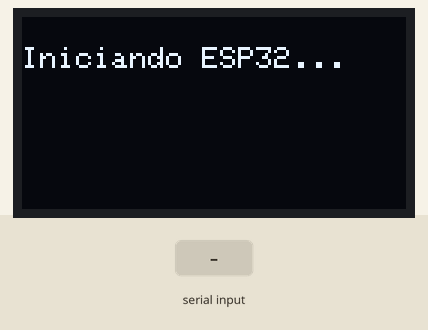
This sketch was run on a simulated ESP32. On the bench: 128×64 one-colour display. Inputs (shaded band) come from the test bench. WiFi joins after 1.5 s; servers stay silent unless stated; the modem accepts every AT command (registered, SIM ready, sends succeed) and sends nothing else; what the sketch prints to the serial monitor is not drawn.

Above: at 0.1 s.
At 2.7 s:
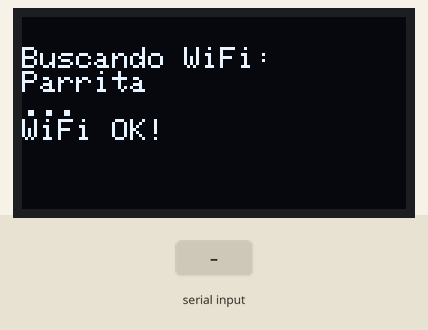
At 5.4 s:
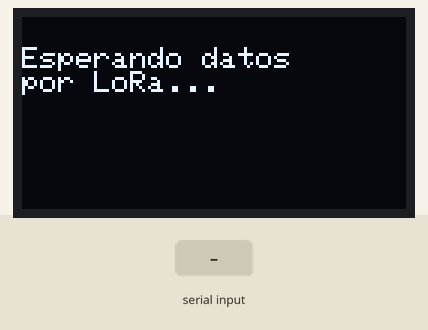
5.5 s: "+RCV=\n" received over the second serial link
7.0 s: "+rcv=\n" received over the second serial link
8.5 s: "90,45\n" received over the second serial link
Timing chart, 0 to 11.5 s (numbered marks = the images above; inputs shaded):
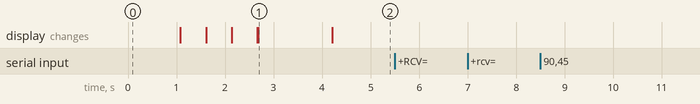

The sketch:

sketch_sep27c.ino
```cpp
#include <Wire.h>
#include <Adafruit_GFX.h>
#include <Adafruit_SSD1306.h>
#include <WiFi.h>

// ===== LIBRERÍAS FIREBASE =====
#include <Firebase_ESP_Client.h>
#include "addons/TokenHelper.h"
#include "addons/RTDBHelper.h"

#define SLAVE_ID 1

// ===== CREDENCIALES WiFi =====
const char* ssid = "Parrita";
const char* password = "12345678";

// ===== CREDENCIALES FIREBASE =====
#define API_KEY "AIzaSyDgqpgCavtbKBqSFUbAYOzMpQeZdSlQPDY"
#define DATABASE_URL "monitoreo-lora-default-rtdb.firebaseio.com"

// Objetos de Firebase
FirebaseData fbdo;
FirebaseAuth auth;
FirebaseConfig config;
bool signupOK = false;

// ===== OLED (Pines de pantalla I2C) =====
#define SCREEN_WIDTH 128
#define SCREEN_HEIGHT 64
#define OLED_RESET -1

#define SDA_PIN 13
#define SCL_PIN 14

Adafruit_SSD1306 display(SCREEN_WIDTH, SCREEN_HEIGHT, &Wire, OLED_RESET);

// ===== LoRa UART (RX=GPIO16, TX=GPIO17) =====
HardwareSerial lora(2);
unsigned long lastQuery = 0;
const unsigned long interval = 7000;  // Consulta LoRa cada 7s

// ===== Temporización Firebase, WiFi y Variables Globales =====
unsigned long lastFirebaseUpdate = 0;
const unsigned long firebaseInterval = 10000; // Subir datos cada 10s

unsigned long lastWiFiCheck = 0;
const unsigned long wifiCheckInterval = 10000; // Intentar reconectar WiFi cada 10s si se cae

float ultimaTemperatura = 0.0;
int ultimoRSSI = -80;

// ===== VARIABLES DE TIMEOUT (DESCONEXIÓN) =====
unsigned long lastSuccessfulRead = 0;
const unsigned long timeoutEsclavo = 15000; // 15s sin respuesta = Desconectado

// ===== CRC16 MODBUS =====
uint16_t modbusCRC(uint8_t *buf, int len) {
  uint16_t crc = 0xFFFF;
  for (int pos = 0; pos < len; pos++) {
    crc ^= (uint16_t)buf[pos];
    for (int i = 0; i < 8; i++) {
      if (crc & 0x0001) { crc >>= 1; crc ^= 0xA001; }
      else { crc >>= 1; }
    }
  }
  return crc;
}

void mostrarTemperatura(float temp) {
  display.clearDisplay();
  display.setTextSize(2);
  display.setTextColor(SSD1306_WHITE);
  display.setCursor(10, 10);
  display.print("Temp:");
  display.setTextSize(3);
  display.setCursor(10, 35);
  display.print(temp);
  display.print("C");

  // Opcional: Mostrar un pequeño indicador visual si hay WiFi
  if(WiFi.status() == WL_CONNECTED) {
    display.setTextSize(1);
    display.setCursor(110, 0);
    display.print("Wi");
  }

  display.display();
}

void mostrarErrorConexion() {
  display.clearDisplay();
  display.setTextSize(2);
  display.setTextColor(SSD1306_WHITE);
  display.setCursor(10, 10);
  display.print("ERROR:");
  display.setTextSize(1);
  display.setCursor(10, 40);
  display.print("Esclavo Desconectado");
  display.display();
}

void enviarConsulta() {
  uint8_t frame[8];

  frame[0] = SLAVE_ID;
  frame[1] = 0x03;
  frame[2] = 0x00;
  frame[3] = 0x00;
  frame[4] = 0x00;
  frame[5] = 0x01;

  uint16_t crc = modbusCRC(frame, 6);
  frame[6] = crc & 0xFF;
  frame[7] = crc >> 8;

  String payload = "";
  for (int i = 0; i < 8; i++) {
    if (frame[i] < 16) payload += "0";
    payload += String(frame[i], HEX);
  }

  // Se envía el comando AT con fin de línea estricto \r\n
  String cmd = "AT+SEND=" + String(SLAVE_ID) + "," +
               String(payload.length()) + "," + payload;

  lora.print(cmd + "\r\n");
  Serial.println("Consulta enviada a Esclavo LoRa: " + cmd);
}

void procesarRespuesta(String line) {
  int first = line.indexOf(',');
  int second = line.indexOf(',', first + 1);
  int third = line.indexOf(',', second + 1);
  int fourth = line.indexOf(',', third + 1);

  String dataHex = line.substring(second + 1, third);

  if(third != -1 && fourth != -1) {
    ultimoRSSI = line.substring(third + 1, fourth).toInt();
  }

  int len = dataHex.length() / 2;
  uint8_t frame[64];

  for (int i = 0; i < len; i++) {
    String byteStr = dataHex.substring(i * 2, i * 2 + 2);
    frame[i] = strtol(byteStr.c_str(), NULL, 16);
  }

  uint16_t crcRx = frame[len - 2] | (frame[len - 1] << 8);
  uint16_t crcCalc = modbusCRC(frame, len - 2);

  if (crcRx != crcCalc) {
    Serial.println("CRC ERROR - Trama corrupta");
    return;
  }

  if (frame[1] == 0x03 && frame[2] == 0x02) {
    // --------------------------------------------------------
    // LECTURA DIRECTA DE TEMPERATURA (SIN SUMAR NADA ADICIONAL)
    // --------------------------------------------------------
    uint16_t temp = (frame[3] << 8) | frame[4];
    float tempC = temp / 10.0; // Deshace la multiplicación del esclavo tal cual

    Serial.print(">>>> TEMPERATURA RECIBIDA: "); Serial.print(tempC);
    Serial.print(" °C | RSSI: "); Serial.print(ultimoRSSI); Serial.println(" dBm");

    mostrarTemperatura(tempC);
    ultimaTemperatura = tempC;

    lastSuccessfulRead = millis();
  }
}

void setup() {
  Serial.begin(115200);

  // 1. Iniciar OLED en SDA=13, SCL=14
  Wire.begin(SDA_PIN, SCL_PIN);
  if (!display.begin(SSD1306_SWITCHCAPVCC, 0x3C)) {
    Serial.println("Fallo al iniciar OLED");
    while (true);
  }

  // 2. Mensaje de bienvenida
  display.clearDisplay();
  display.setTextSize(1);
  display.setTextColor(SSD1306_WHITE);
  display.setCursor(0, 10);
  display.println("Iniciando ESP32...");
  display.display();
  delay(1000);

  // 3. Conectar a WiFi de manera no bloqueante
  display.clearDisplay();
  display.setCursor(0, 10);
  display.println("Buscando WiFi:");
  display.println(ssid);
  display.display();

  WiFi.mode(WIFI_STA);
  WiFi.begin(ssid, password);
  Serial.print("Intentando conexion WiFi inicial ");

  // Solo esperamos 5 segundos (10 intentos) para no detener la ejecución si no hay red
  int intentos = 0;
  while (WiFi.status() != WL_CONNECTED && intentos < 10) {
    delay(500);
    Serial.print(".");
    display.print(".");
    display.display();
    intentos++;
  }

  if (WiFi.status() == WL_CONNECTED) {
    Serial.println("\nWiFi Conectado!");
    display.println("\nWiFi OK!");
    display.display();
    delay(1500);
  } else {
    Serial.println("\nSin WiFi. Iniciando en modo Local...");
    display.println("\nSin WiFi! (Local)");
    display.display();
    delay(1500);
  }

  // 4. Configurar Firebase (Se configura sin importar si hay WiFi o no)
  Serial.println("Configurando Firebase...");
  config.api_key = API_KEY;
  config.database_url = DATABASE_URL;

  config.signer.test_mode = true;
  signupOK = true;
  config.token_status_callback = tokenStatusCallback;
  Firebase.begin(&config, &auth);

  // Le dice a Firebase que se recupere solo cuando el WiFi vuelva a estar disponible
  Firebase.reconnectWiFi(true);

  // 5. Configurar LoRa UART (RX=16, TX=17) a 9600 baudios
  lora.begin(9600, SERIAL_8N1, 16, 17);

  lastSuccessfulRead = millis();

  // 6. Pantalla lista
  display.clearDisplay();
  display.setCursor(0, 10);
  display.println("Esperando datos");
  display.println("por LoRa...");
  display.display();
}

void loop() {

  // === 1. TAREA DE RECONEXIÓN WIFI EN SEGUNDO PLANO ===
  if (WiFi.status() != WL_CONNECTED && (millis() - lastWiFiCheck > wifiCheckInterval)) {
    lastWiFiCheck = millis();
    Serial.println("Reintentando conexion WiFi...");
    WiFi.reconnect(); // Esto reintenta conectar sin bloquear el código
  }

  // === 2. TAREA: ENVIAR CONSULTA MODBUS ===
  if (millis() - lastQuery > interval) {
    lastQuery = millis();
    enviarConsulta();
  }

  // === 3. TAREA: ESCUCHAR Y PROCESAR LORA ===
  while (lora.available()) {
    String line = lora.readStringUntil('\n');
    line.trim();

    if (line.length() > 0) {
      Serial.println("LoRa Escucho: " + line);
      if (line.startsWith("+RCV=") || line.startsWith("+rcv=")) {
        procesarRespuesta(line);
      }
    }
  }

  // === 4. TAREA: ENVIAR DATOS A FIREBASE (SOLO SI HAY WIFI) ===
  if (WiFi.status() == WL_CONNECTED && Firebase.ready() && signupOK && (millis() - lastFirebaseUpdate > firebaseInterval)) {
    lastFirebaseUpdate = millis();

    if (millis() - lastSuccessfulRead > timeoutEsclavo) {
        ultimaTemperatura = -999.0;
        mostrarErrorConexion();
        Serial.println("¡ALERTA! Timeout LoRa/Modbus. Reportando -999 a Firebase.");
    }

    if (ultimaTemperatura != 0.0) {
      FirebaseJson json;
      json.set("temperatura", ultimaTemperatura);
      json.set("rssi", ultimoRSSI);

      if (Firebase.RTDB.pushJSON(&fbdo, "Nodo1", &json)){
        Serial.println("Firebase: Nuevo registro añadido.");
      } else {
        Serial.println("Error Firebase: " + fbdo.errorReason());
      }

    } else {
      Serial.println("Firebase: Esperando dato LoRa real antes de subir...");
    }
  }
}
```

Measured:
- after the input at 5.5 s, every drawn part: stays the same
- after the input at 7.0 s, every drawn part: stays the same
- what the display in image 1 shows lasts 1.5 s, from 2.7 s to 4.2 s
